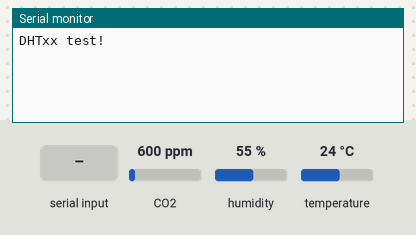
Bench run of a sketch on a simulated Arduino Uno, built with avr-gcc and run on an emulated ATmega328P. Parts: the last lines printed to the serial monitor. Inputs (shaded band) come from the test bench; at power-on: CO2 600 ppm, humidity 55 %, temperature 24 °C.

Above: at 1.7 s.
1.8 s: "1\n" received over Serial
At 4.1 s:
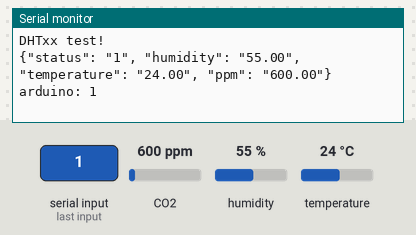
4.7 s: CO2 set to 452 ppm
At 5.9 s:
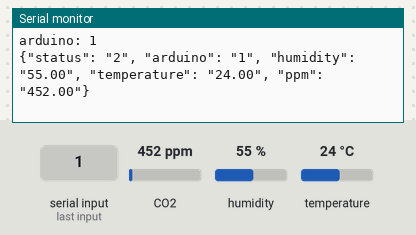
6.7 s: humidity set to 22 %
At 8.1 s:
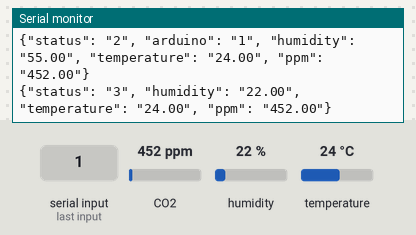
8.2 s: temperature set to 12 °C
9.7 s: "0\n" received over Serial
11.2 s: CO2 set to 1050 ppm
At 11.2 s:
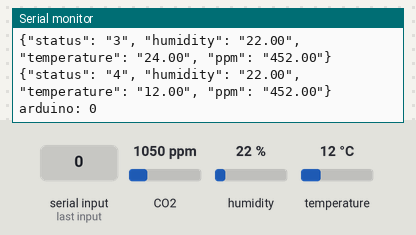

Measured:
- after the input at 1.8 s, the serial monitor: prints a new line after 1.4 s (image 1)
- after the input at 4.7 s, the serial monitor: prints a new line after 0.53 s (image 2)
- after the input at 6.7 s, the serial monitor: prints a new line after 1.2 s (image 3)

The sketch:

lanConnect_attempt1.ino
```cpp
#include <DHT.h>
#include <DHT_U.h>
#include <MQ135.h> // подключение библиотеки
#define analogPin A0 // аналоговый выход MQ135 подключен к пину A0 Arduino

/*
  The lastest real version of weino
*/

#define DHTPIN 2 //thermometr

#define DHTTYPE DHT22 // model of thermometer

MQ135 gasSensor = MQ135(analogPin); // инициализация объекта датчика

DHT dht(2, DHT22);

String jsonAdd (String str, String name, String value){
  if(str[1]){
    str += ", ";
  }
  str += "\"" + name + "\": \"" + value + "\"";
  return str;
}

void setup() {
  Serial.begin(9600);
  Serial.println("DHTxx test!");

  dht.begin();
}

int count = 0;
String testvar = "";

void loop() {
  String jsonAnswer = "";
  String s = String(count++) + ": " + String( "123");
  //Serial.println(s);
  delay(600);
  jsonAnswer += "{";
  jsonAnswer = jsonAdd(jsonAnswer, "status", String(count));
  while (Serial.available() > 0) {
      // look for the next valid integer in the incoming serial stream:
      testvar = Serial.readStringUntil('\n');
      //testvar = );
      Serial.println("arduino: " + testvar);
      jsonAnswer = jsonAdd(jsonAnswer, "arduino", testvar);
  }
  //Serial.println("arduino: finished while\n");


  //---------------------thermometer----------------------------------------
  // Wait a few seconds between measurements.
  delay(2000);
  //Serial.println("thermometer");

  // Reading temperature or humidity takes about 250 milliseconds!
  // Sensor readings may also be up to 2 seconds 'old' (its a very slow sensor)
  float h = dht.readHumidity();

  // Read temperature as Celsius
  float t = dht.readTemperature();

  // Check if any reads failed and exit early (to try again).
  if (isnan(h) || isnan(t)) {
    Serial.println("Failed to read from DHT sensor!");
    return;
  }
  jsonAnswer = jsonAdd(jsonAnswer, "humidity", String(h));
  jsonAnswer = jsonAdd(jsonAnswer, "temperature", String(t));
  //---------------------/thermometer----------------------------------------
  //---------------------MQ135-----------------------------------------------
  float ppm = gasSensor.getCorrectedPPM(t,h);
  jsonAnswer = jsonAdd(jsonAnswer, "ppm", String(ppm));
  //---------------------/MQ135-----------------------------------------------

  //send response
  jsonAnswer += "}";
  Serial.println(jsonAnswer);
}
```
